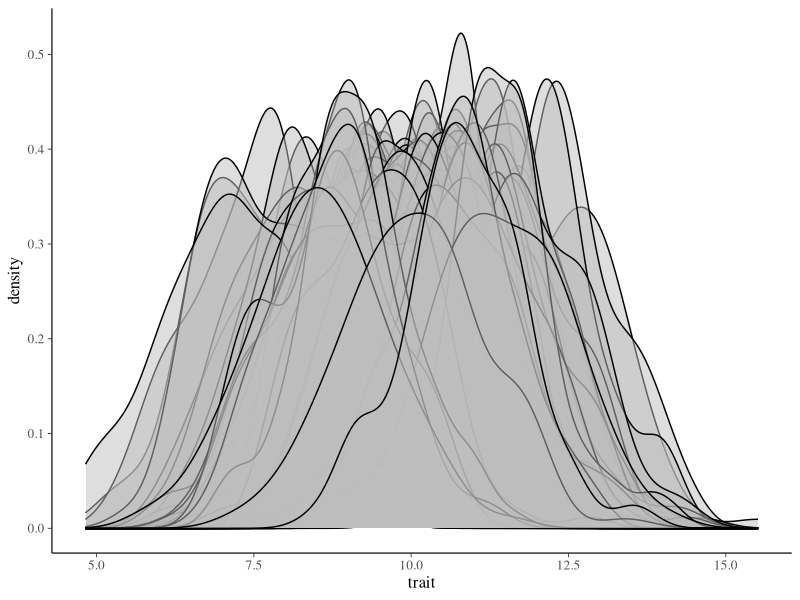
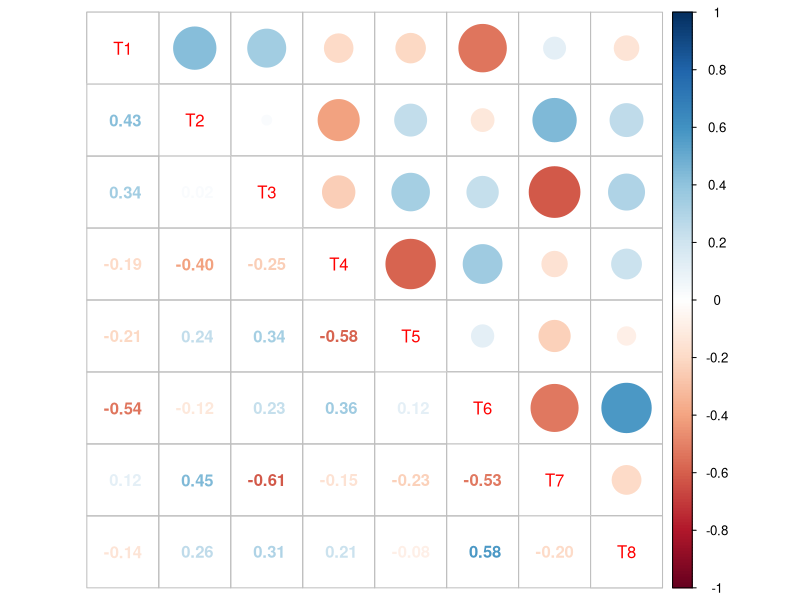
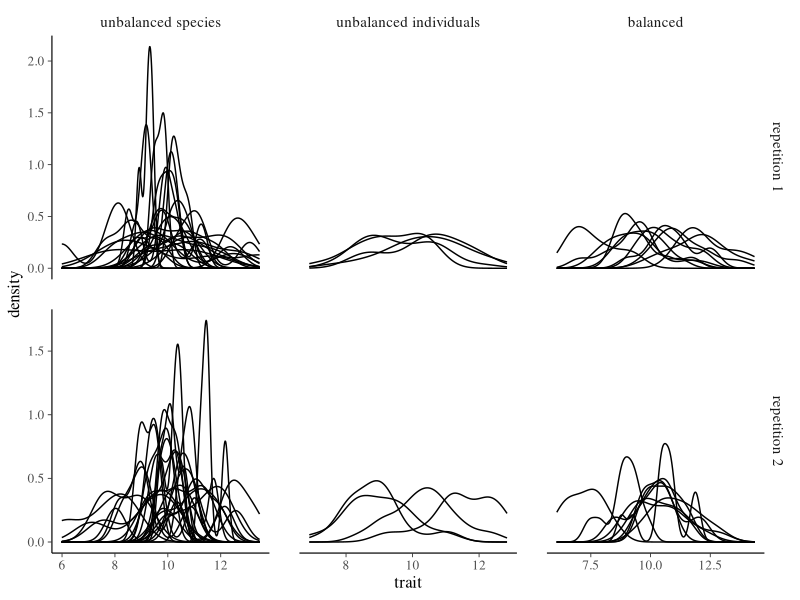
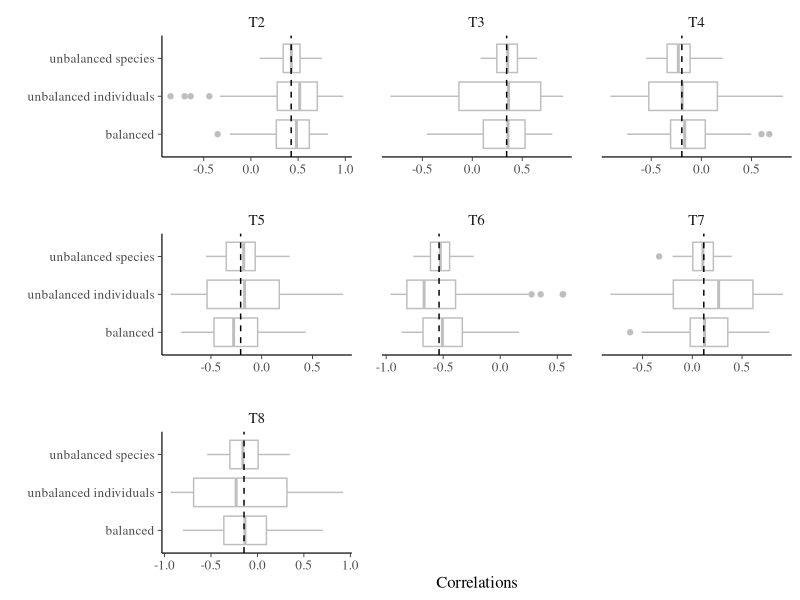
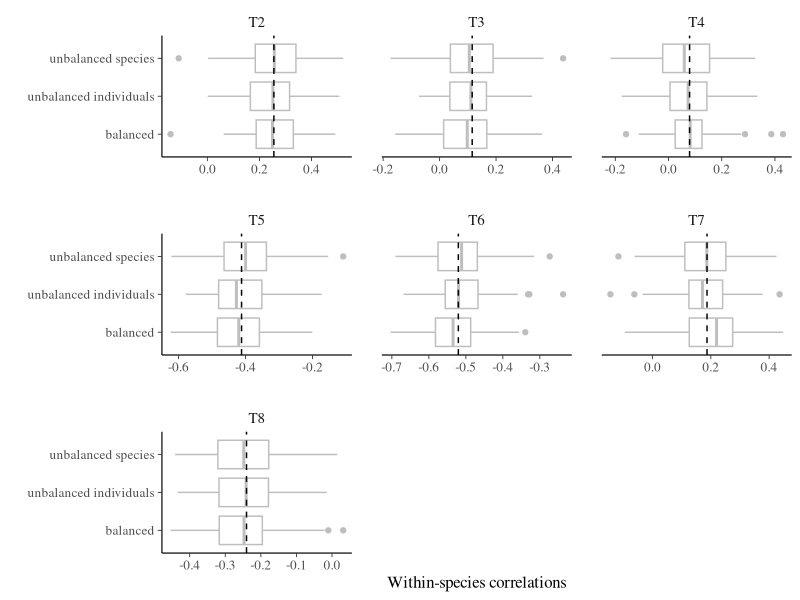

Write the R code that produced these figures, in order.
## ---- chunk 1
rm(list = ls()) ; invisible(gc()) ; set.seed(42)
library(knitr)
library(kableExtra)
if(knitr:::is_html_output()) options(knitr.table.format = "html") 
if(knitr:::is_latex_output()) options(knitr.table.format = "latex") 
library(tidyverse)
library(ggfortify)
theme_set(bayesplot::theme_default())
knitr::opts_chunk$set(
	echo = F,
	fig.height = 6,
	fig.width = 8,
	message = FALSE,
	warning = FALSE,
	cache = TRUE,
	cache.lazy = F
)
varcols <- c(species = "red", tree = "lightgreen", 
             sample = "lightblue", measure = "orange")
## ---- chunk 2
S <- 100
I <- 100
sigma_s <- 1
sigma_i <- 1
ft <- data.frame(species = 1:S, trait = rnorm(S, 10, sigma_s)) %>% 
  rowwise() %>% 
  mutate(trait = list(data.frame(individual = 1:I, trait = rnorm(I, trait, sigma_i)))) %>% 
  unnest(trait) %>% 
  mutate_at(c("species", "individual"), as.factor)
## ---- chunk 3
S <- 100
I <- 100
Tr <- 8
sigma_s <- 1
sigma_i <- 1
# Cov <- matrix(runif(Tr^2)*2-1, ncol=Tr) ; Cov <- t(Cov) %*% Cov # method 1
# Cov <- rWishart(1, Tr, diag(Tr))[,,1] # method 2
# Cov <- clusterGeneration::genPositiveDefMat(Tr)$Sigma # method 3
Cov <- clusterGeneration::rcorrmatrix(Tr) # method 4
ft2 <- as.data.frame(mvtnorm::rmvnorm(S, mean = rnorm(Tr, 10), sigma=Cov*10)) %>% 
  rename_all(funs(gsub("V", "T", .))) %>% 
  mutate(species = 1:S) %>% 
  rowwise() %>% 
  mutate(traits = list(
    as.data.frame(mvtnorm::rmvnorm(I, mean = c(T1, T2, T3, T4, T5, T6, T7, T8), sigma=Cov)) %>% 
      rename_all(funs(gsub("V", "T", .))) %>% 
      mutate(individual = 1:I)
  )
  ) %>% 
  dplyr::select(species, traits) %>% 
  unnest(traits)
## ---- chunk 4
ggplot(ft, aes(trait, group = species)) +
  geom_density(fill = "grey", alpha = 0.5)
## ---- chunk 5
ft2 %>% 
  dplyr::select(-species, -individual) %>% 
  cor() %>% 
  corrplot::corrplot.mixed()
## ---- chunk 6
sampling <- function(data, species, individuals){
  Nsp <- species
  data %>% 
    filter(species %in% sample(1:max(as.numeric(data$species)), Nsp)) %>% 
    group_by(species) %>% 
    sample_n(individuals) %>% 
    ungroup()
}
## ---- chunk 7
R <- 2
lapply(as.list(1:R), function(r)
  list("unbalanced species" = sampling(ft, 25, 4), 
       "unbalanced individuals" = sampling(ft, 4, 25), 
       "balanced"  = sampling(ft, 10, 10)) %>% 
    bind_rows(.id = "sampling") %>% 
    mutate(repetition = paste("repetition", r))) %>% 
  bind_rows() %>% 
  mutate(sampling = factor(sampling, levels = c("full", "unbalanced species",
                                                "unbalanced individuals", "balanced"))) %>% 
  ggplot(aes(trait, group = as.factor(species))) +
  geom_density(alpha = 0.3) +
  facet_grid(repetition ~ sampling, scales = "free")
## ---- chunk 8
cv <- function(traits){
  if(any(is.na(traits)))
    traits=traits[!is.na(traits)]
  N=length(traits)
  y_bar=mean(traits)
  s2_hat=var(traits)
  cv_2=s2_hat/y_bar^2
  cv_1=sqrt(cv_2)
  gamma_1=sum(((traits-y_bar)/s2_hat^0.5)^3)/N
  gamma_2=sum(((traits-y_bar)/s2_hat^0.5)^4)/N
  bias=cv_2^(3/2)/N*(3*cv_2^0.5-2*gamma_1)
  bias2=cv_1^3/N-cv_1/4/N-cv_1^2*gamma_1/2/N-cv_1*gamma_2/8/N
  cv1=sd(traits)/mean(traits)
  cv4=cv_1-bias2
  re=cv4
  return(re)
} 
## ---- chunk 9
varpart <- function(data){
  var <- ape::varcomp(nlme::lme(trait ~ 1, random=~1|species, data), 1)
  return(
    data.frame(level = names(var), variance = as.vector(var)) %>% 
      mutate(level = recode(level, "Within" = "tree"))
  )
}
## ---- chunk 10
R <- 100
all_cor <- ft2 %>% 
  dplyr::select(-species, - individual) %>% 
  cor() %>% 
  as.data.frame() %>% 
  rownames_to_column("Trait") %>% 
  filter(Trait == "T1") %>% 
  dplyr::select(-T1, -Trait) %>% 
  reshape2::melt(variable.name = "Trait", value.name = "cor")
cors <- lapply(as.list(1:R), function(r)
  lapply(
    list("unbalanced species" = sampling(ft2, 25, 4),
         "unbalanced individuals" = sampling(ft2, 4, 25),
         "balanced"  = sampling(ft2, 10, 10)),
    function(d)
      dplyr::select(d,-species, - individual) %>% 
      cor() %>% 
      as.data.frame() %>% 
      rownames_to_column("Trait") %>% 
      filter(Trait == "T1") %>% 
      dplyr::select(-T1, -Trait)
  ) %>% bind_rows(.id = "sampling") %>%
    mutate(repetition = r)) %>% 
  bind_rows() %>% 
  reshape2::melt(c("sampling", "repetition"), variable.name = "Trait", value.name = "cor")
ggplot(cors, aes(sampling, cor)) +
  geom_boxplot(col = "grey") +
  facet_wrap(~ Trait, scales = "free_x") +
  geom_hline(aes(yintercept = cor), all_cor, linetype = "dashed") +
  coord_flip() +
  xlab("") + ylab("Correlations")
## ---- chunk 11
R <- 100
all_cor <- ft2 %>% 
  reshape2::melt(c("species", "individual"), variable.name = "trait") %>% 
  group_by(species, trait) %>% 
  mutate(value = value - mean(value)) %>% 
  reshape2::dcast(species + individual ~ trait) %>% 
  dplyr::select(-species, - individual) %>% 
  cor() %>% 
  as.data.frame() %>% 
  rownames_to_column("Trait") %>% 
  filter(Trait == "T1") %>% 
  dplyr::select(-T1, -Trait) %>% 
  reshape2::melt(variable.name = "Trait", value.name = "cor")
cors <- lapply(as.list(1:R), function(r)
  lapply(
    list("unbalanced species" = sampling(ft2, 25, 4),
         "unbalanced individuals" = sampling(ft2, 4, 25),
         "balanced"  = sampling(ft2, 10, 10)),
    function(d)
      reshape2::melt(d, c("species", "individual"), variable.name = "trait") %>% 
      group_by(species, trait) %>% 
      mutate(value = value - mean(value)) %>% 
      reshape2::dcast(species + individual ~ trait) %>% 
      dplyr::select(-species, - individual) %>% 
      cor() %>% 
      as.data.frame() %>% 
      rownames_to_column("Trait") %>% 
      filter(Trait == "T1") %>% 
      dplyr::select(-T1, -Trait)
  ) %>% bind_rows(.id = "sampling") %>%
    mutate(repetition = r)) %>% 
  bind_rows() %>% 
  reshape2::melt(c("sampling", "repetition"), variable.name = "Trait", value.name = "cor")
ggplot(cors, aes(sampling, cor)) +
  geom_boxplot(col = "grey") +
  facet_wrap(~ Trait, scales = "free_x") +
  geom_hline(aes(yintercept = cor), all_cor, linetype = "dashed") +
  coord_flip() +
  xlab("") + ylab("Within-species correlations")
